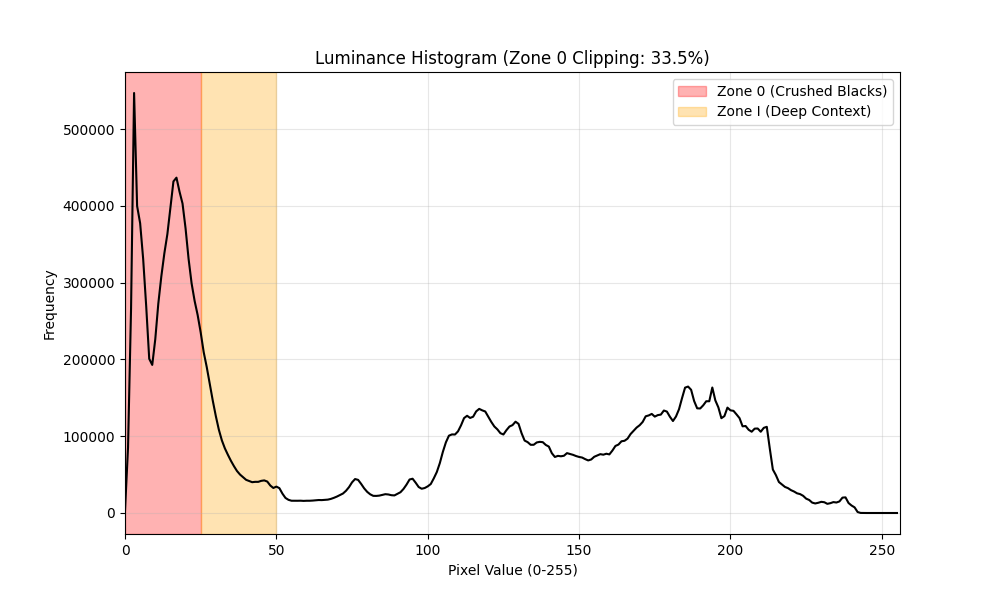
#> input picture ops/debug_histogram.png, 1000 x 600 px, given in place of DSC03594.JPG, which was not available
$ python debug_sharpness_map.py   (older library calls are emulated)
#> lines starting #> are read from the running program, lines starting #| are printed output that depends on the picture; pictures that were not available may be replaced by others from this repository, and a replacement may not be noted
import cv2
import numpy as np
import matplotlib.pyplot as plt
import os

IMAGE_PATH = "/Volumes/Extended-1TB/sony_test_bed/DSC03594.JPG"
OUTPUT_PLOT = "/Users/abhishekprasad/workspace/photographi/debug_sharpness_map.png"

def plot_gradient_energy(image_path, output_path):
    print(f"Loading {image_path}...")
    img = cv2.imread(image_path)
#> img is the input picture: shape (600, 1000, 3); mean B, G, R 241, 243.9, 249.8
    if img is None:
        print("❌ Failed to load image.")
        return

    # Convert to Grayscale
    gray = cv2.cvtColor(img, cv2.COLOR_BGR2GRAY)
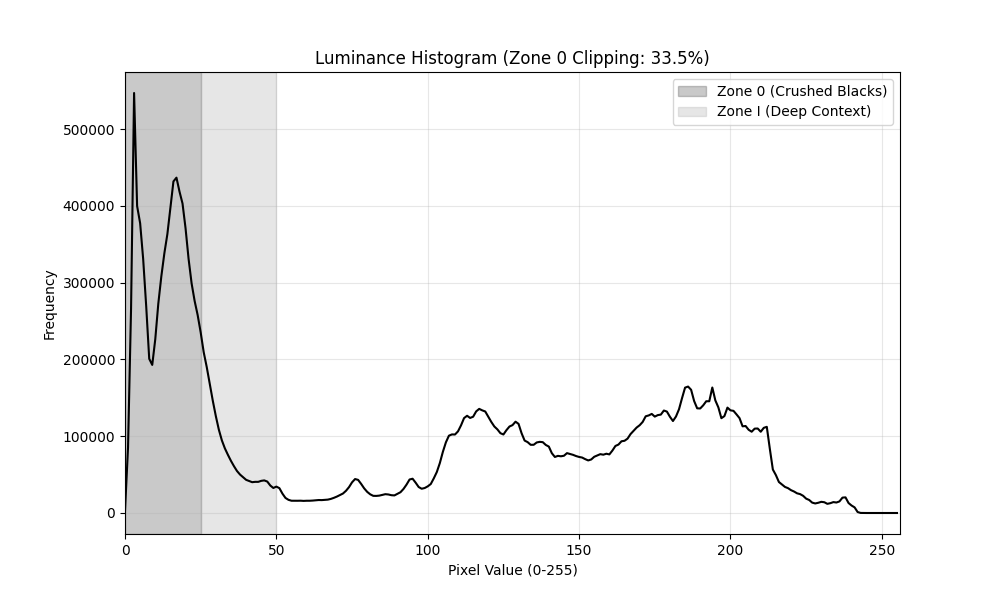
#> gray: shape (600, 1000); min 0, max 255, mean 245.3

    # Calculate Gradients (Sobel)
    gx = cv2.Sobel(gray, cv2.CV_64F, 1, 0, ksize=3)
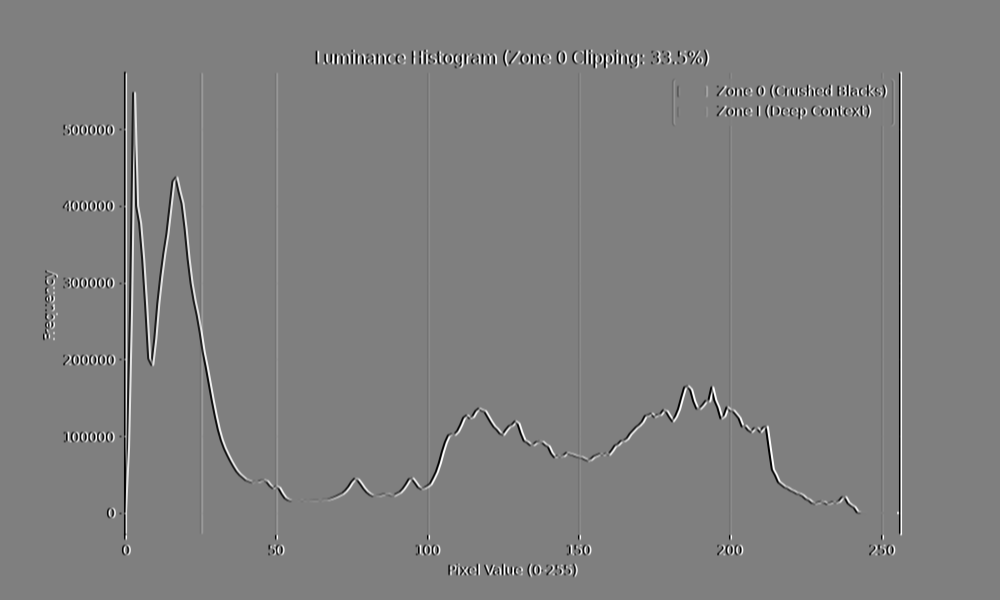
#> gx: shape (600, 1000) float64; min -1020, max 1020, mean 0; drawn with min black and max white
    gy = cv2.Sobel(gray, cv2.CV_64F, 0, 1, ksize=3)
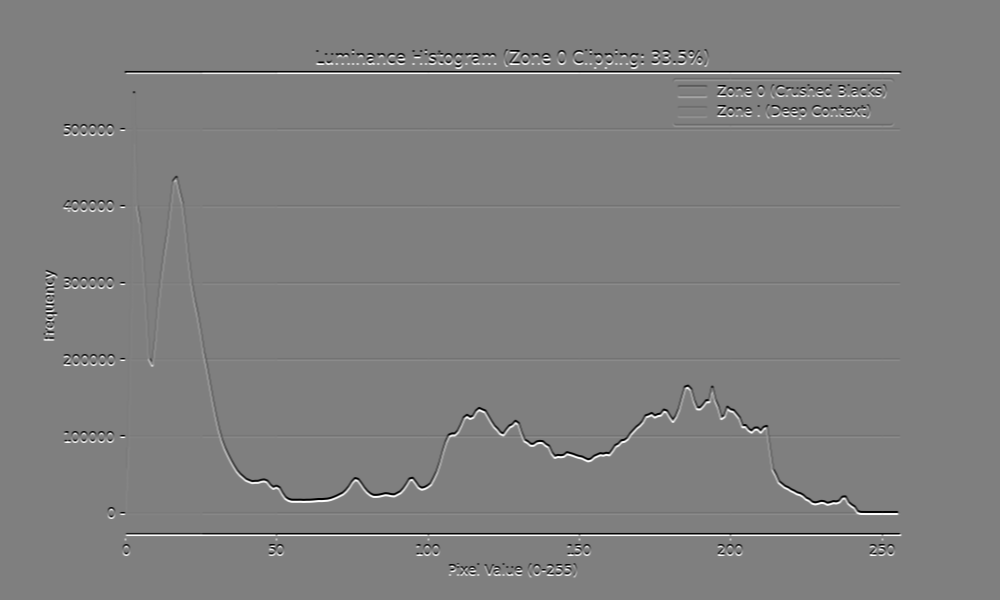
#> gy: shape (600, 1000) float64; min -1020, max 1020, mean 0; drawn with min black and max white

    # Gradient Magnitude Squared (Energy)
    mag_sq = gx**2 + gy**2
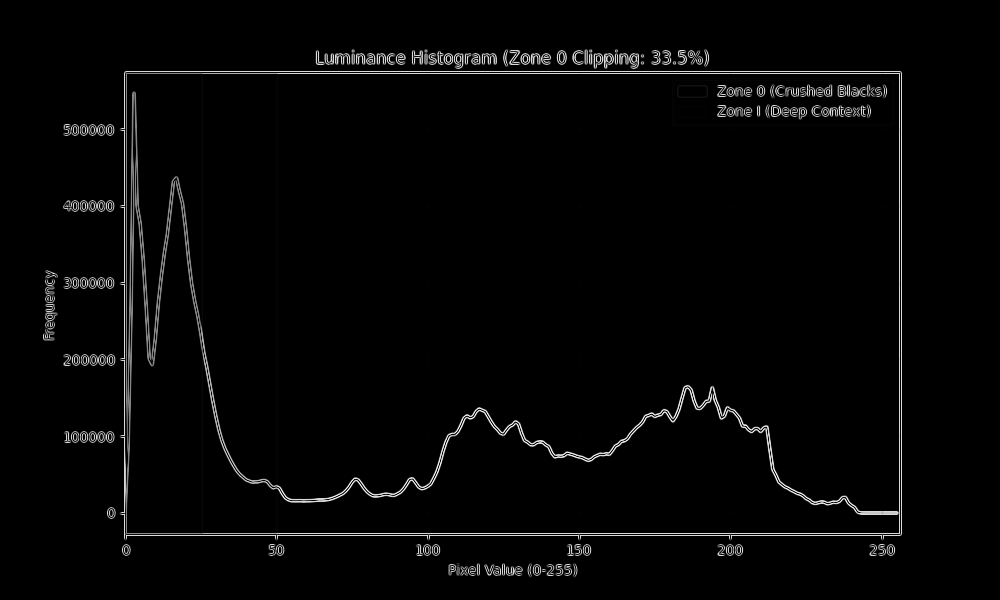
#> mag_sq: shape (600, 1000) float64; min 0, max 1220360, mean 26969.9; drawn with min black and max white

    # Normalize for visualization (0-255)
    mag_norm = cv2.normalize(mag_sq, None, 0, 255, cv2.NORM_MINMAX).astype(np.uint8)

    # Also calculate the raw numeric score to verify
    mean_energy = np.mean(mag_sq)
#> mean_energy = 26969.9
    base_score = min(mean_energy / 800.0, 1.0)
#> base_score = 1
    print(f"🧮 Mean Energy: {mean_energy:.2f}")
#| 🧮 Mean Energy: 26969.87
    print(f"🧮 Raw Tenengrad Score: {base_score:.4f}")
#| 🧮 Raw Tenengrad Score: 1.0000

    # Plot
    plt.figure(figsize=(12, 6))

    plt.subplot(1, 2, 1)
    plt.title("Original Image")
    plt.imshow(cv2.cvtColor(img, cv2.COLOR_BGR2RGB))
    plt.axis('off')

    plt.subplot(1, 2, 2)
    plt.title("Gradient Energy (Where is it Sharp?)")
    # Using 'hot' colormap to highlight energy peaks
    plt.imshow(mag_norm, cmap='hot')
    plt.axis('off')

    plt.tight_layout()
    plt.savefig(output_path)
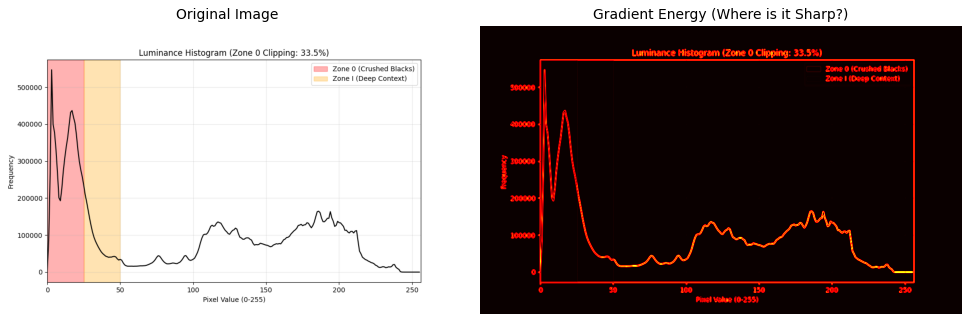
#> figure drawn by matplotlib, 2 panels
    print(f"✅ Sharpness Map saved to {output_path}")

if __name__ == "__main__":
    plot_gradient_energy(IMAGE_PATH, OUTPUT_PLOT)

$ run again, on ops/debug_histogram_accepted.png
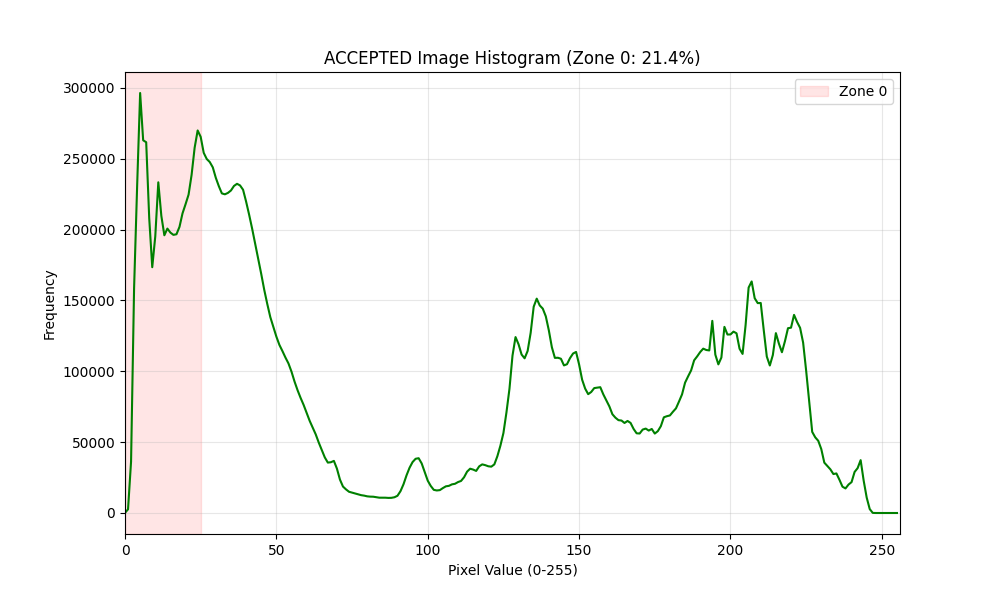
#> input picture ops/debug_histogram_accepted.png, 1000 x 600 px, given in place of DSC03594.JPG, which was not available
#> in plot_gradient_energy, img is the input picture: shape (600, 1000, 3); mean B, G, R 248.1, 249.3, 249.5
#> in plot_gradient_energy, `mag_sq = gx**2 + gy**2`:
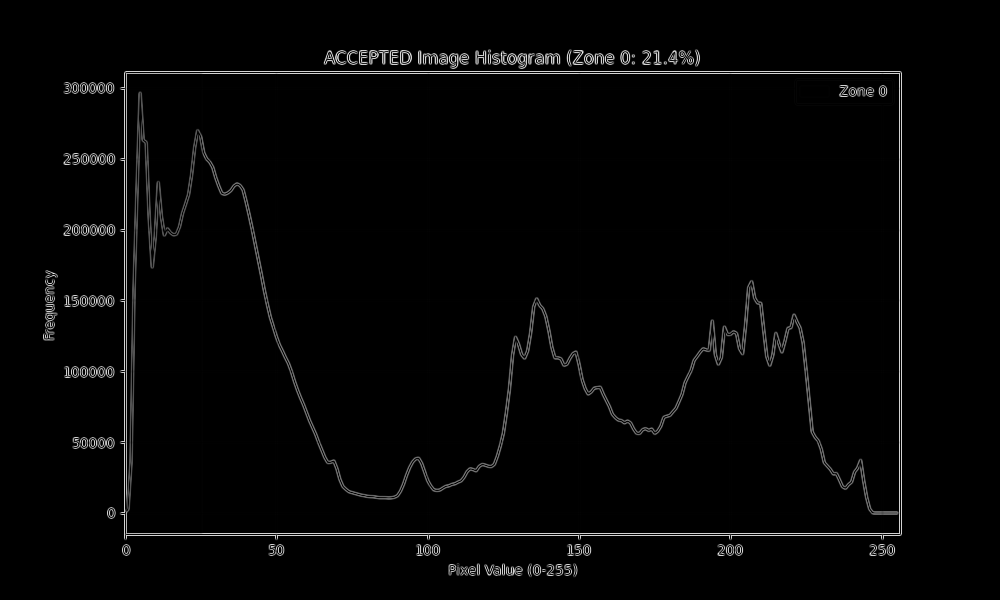
#> mag_sq: shape (600, 1000) float64; min 0, max 1261466, mean 23400.1; drawn with min black and max white
#> mean_energy = 23400.1
#> base_score = 1
#| 🧮 Mean Energy: 23400.06
#| 🧮 Raw Tenengrad Score: 1.0000
#> in plot_gradient_energy, `plt.savefig(output_path)`:
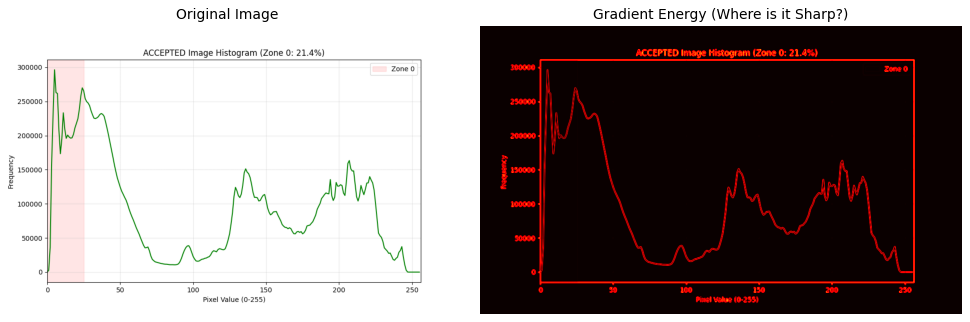
#> figure drawn by matplotlib, 2 panels
